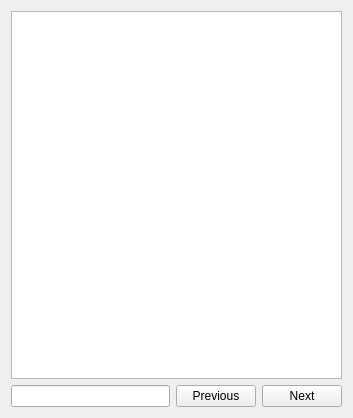
<?xml version="1.0" encoding="UTF-8"?>
<ui version="4.0">
 <class>XmlView</class>
 <widget class="QWidget" name="XmlView">
  <property name="geometry">
   <rect>
    <x>0</x>
    <y>0</y>
    <width>353</width>
    <height>418</height>
   </rect>
  </property>
  <property name="sizePolicy">
   <sizepolicy hsizetype="Expanding" vsizetype="Expanding">
    <horstretch>0</horstretch>
    <verstretch>0</verstretch>
   </sizepolicy>
  </property>
  <property name="windowTitle">
   <string>Form</string>
  </property>
  <layout class="QVBoxLayout" name="verticalLayout">
   <item>
    <widget class="QTreeView" name="view">
     <property name="sizePolicy">
      <sizepolicy hsizetype="Expanding" vsizetype="Expanding">
       <horstretch>0</horstretch>
       <verstretch>0</verstretch>
      </sizepolicy>
     </property>
     <property name="dragEnabled">
      <bool>true</bool>
     </property>
     <property name="dragDropMode">
      <enum>QAbstractItemView::InternalMove</enum>
     </property>
     <property name="defaultDropAction">
      <enum>Qt::MoveAction</enum>
     </property>
     <property name="selectionMode">
      <enum>QAbstractItemView::ExtendedSelection</enum>
     </property>
     <property name="autoExpandDelay">
      <number>1200</number>
     </property>
     <property name="indentation">
      <number>15</number>
     </property>
     <property name="sortingEnabled">
      <bool>false</bool>
     </property>
     <property name="animated">
      <bool>true</bool>
     </property>
     <property name="headerHidden">
      <bool>false</bool>
     </property>
     <property name="expandsOnDoubleClick">
      <bool>false</bool>
     </property>
     <attribute name="headerVisible">
      <bool>true</bool>
     </attribute>
     <attribute name="headerDefaultSectionSize">
      <number>44</number>
     </attribute>
     <attribute name="headerShowSortIndicator" stdset="0">
      <bool>false</bool>
     </attribute>
    </widget>
   </item>
   <item>
    <layout class="QHBoxLayout" name="horizontalLayout">
     <item>
      <widget class="QLineEdit" name="lineFind"/>
     </item>
     <item>
      <widget class="QPushButton" name="butPrev">
       <property name="text">
        <string>Previous</string>
       </property>
      </widget>
     </item>
     <item>
      <widget class="QPushButton" name="butNext">
       <property name="text">
        <string>Next</string>
       </property>
      </widget>
     </item>
    </layout>
   </item>
  </layout>
 </widget>
 <resources/>
 <connections>
  <connection>
   <sender>lineFind</sender>
   <signal>textChanged(QString)</signal>
   <receiver>XmlView</receiver>
   <slot>on_search(QString)</slot>
   <hints>
    <hint type="sourcelabel">
     <x>48</x>
     <y>401</y>
    </hint>
    <hint type="destinationlabel">
     <x>3</x>
     <y>368</y>
    </hint>
   </hints>
  </connection>
  <connection>
   <sender>butNext</sender>
   <signal>clicked()</signal>
   <receiver>XmlView</receiver>
   <slot>on_next()</slot>
   <hints>
    <hint type="sourcelabel">
     <x>304</x>
     <y>403</y>
    </hint>
    <hint type="destinationlabel">
     <x>350</x>
     <y>378</y>
    </hint>
   </hints>
  </connection>
  <connection>
   <sender>butPrev</sender>
   <signal>clicked()</signal>
   <receiver>XmlView</receiver>
   <slot>on_prev()</slot>
   <hints>
    <hint type="sourcelabel">
     <x>224</x>
     <y>392</y>
    </hint>
    <hint type="destinationlabel">
     <x>245</x>
     <y>379</y>
    </hint>
   </hints>
  </connection>
 </connections>
 <slots>
  <slot>on_expand()</slot>
  <slot>on_changed()</slot>
  <slot>on_search(QString)</slot>
  <slot>on_next()</slot>
  <slot>on_prev()</slot>
 </slots>
</ui>
